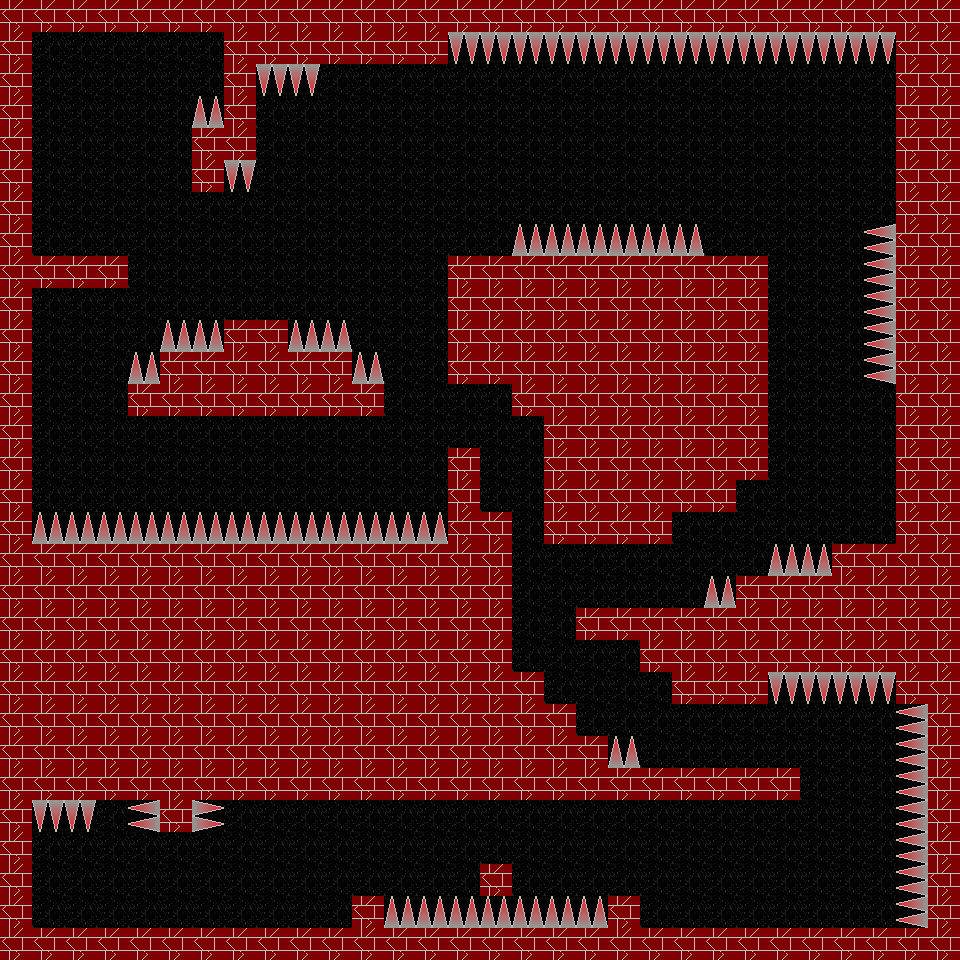

This game map was drawn from its Tiled (.tmx) file and the tilesets committed beside it. A one-line description and the trimmed map source follow:
An orthogonal 30x30 tile map with 32x32 px tiles, 1 tile layer (tileLayer1) and 2 objects (Start, End).

<map version="1.0" orientation="orthogonal" width="30" height="30" tilewidth="32" tileheight="32">
 <tileset firstgid="1" source="tilesMap.tsx" />
 <layer name="tileLayer1" width="30" height="30">
  <data>[900 cells, 900 non-empty, 6 distinct tile ids]</data>
 </layer>
 <objectgroup name="objLayer1" width="30" height="30">
  <object name="playerStart" type="Start" x="57" y="859" width="37" height="26" />
  <object name="end" type="End" x="36" y="180" width="38" height="74" />
 </objectgroup>
</map>
